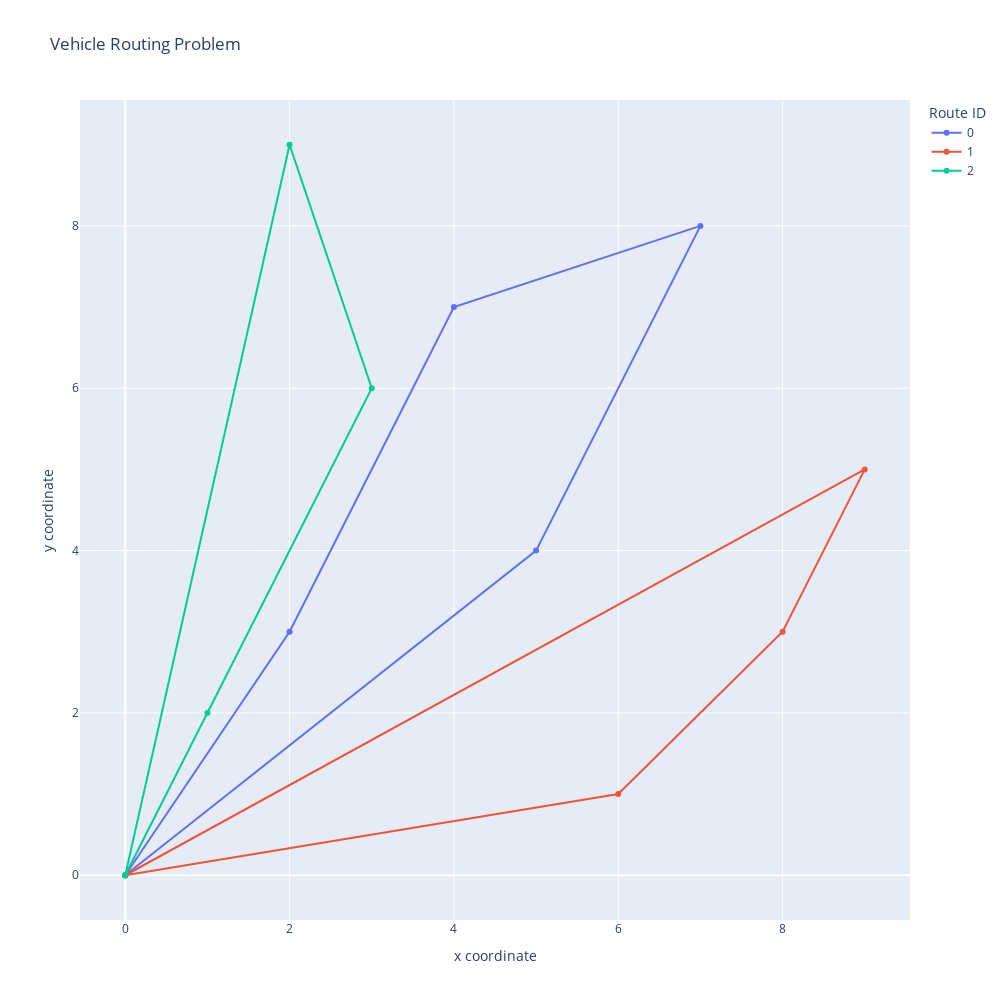

Notebook cell for this chart:
### Code cell
# solve the example problem optimaly
problem_instance = ProblemInstance.from_csv(
    file_path="instances/example.csv",
    num_vehicles=3,
    vehciel_capacity=15,
)
opt_solution = get_opt_solution(problem_instance)
print(opt_solution)
opt_solution.visualize()

### Figure 1 — Plotly figure (JSON) as saved in the notebook; plotly's stock layout.template omitted (floating-point values rounded to 4 significant figures)
{"data": [{"customdata": [["Depot", "ExhaustiveHeuristic"], ["1", "ExhaustiveHeuristic"], ["7", "ExhaustiveHeuristic"], ["4", "ExhaustiveHeuristic"], ["2", "ExhaustiveHeuristic"], ["Depot", ""]], "hovertemplate": "<b>%{hovertext}</b><br><br>Route ID=0<br>x coordinate=%{x}<br>y coordinate=%{y}<br>Location ID=%{customdata[0]}<br>Generation Model=%{customdata[1]}<extra></extra>", "hovertext": [0, 0, 0, 0, 0, 0], "legendgroup": "0", "line": {"color": "#636efa", "dash": "solid"}, "marker": {"symbol": "circle"}, "mode": "lines+markers", "name": "0", "orientation": "v", "showlegend": true, "type": "scatter", "x": [0, 2, 4, 7, 5, 0], "xaxis": "x", "y": [0, 3, 7, 8, 4, 0], "yaxis": "y"}, {"customdata": [["Depot", "ExhaustiveHeuristic"], ["6", "ExhaustiveHeuristic"], ["8", "ExhaustiveHeuristic"], ["9", "ExhaustiveHeuristic"], ["Depot", ""]], "hovertemplate": "<b>%{hovertext}</b><br><br>Route ID=1<br>x coordinate=%{x}<br>y coordinate=%{y}<br>Location ID=%{customdata[0]}<br>Generation Model=%{customdata[1]}<extra></extra>", "hovertext": [1, 1, 1, 1, 1], "legendgroup": "1", "line": {"color": "#EF553B", "dash": "solid"}, "marker": {"symbol": "circle"}, "mode": "lines+markers", "name": "1", "orientation": "v", "showlegend": true, "type": "scatter", "x": [0, 6, 8, 9, 0], "xaxis": "x", "y": [0, 1, 3, 5, 0], "yaxis": "y"}, {"customdata": [["Depot", "ExhaustiveHeuristic"], ["3", "ExhaustiveHeuristic"], ["5", "ExhaustiveHeuristic"], ["10", "ExhaustiveHeuristic"], ["Depot", ""]], "hovertemplate": "<b>%{hovertext}</b><br><br>Route ID=2<br>x coordinate=%{x}<br>y coordinate=%{y}<br>Location ID=%{customdata[0]}<br>Generation Model=%{customdata[1]}<extra></extra>", "hovertext": [2, 2, 2, 2, 2], "legendgroup": "2", "line": {"color": "#00cc96", "dash": "solid"}, "marker": {"symbol": "circle"}, "mode": "lines+markers", "name": "2", "orientation": "v", "showlegend": true, "type": "scatter", "x": [0, 1, 3, 2, 0], "xaxis": "x", "y": [0, 2, 6, 9, 0], "yaxis": "y"}], "layout": {"height": 1000, "legend": {"title": {"text": "Route ID"}, "tracegroupgap": 0}, "title": {"text": "Vehicle Routing Problem"}, "width": 1000, "xaxis": {"anchor": "y", "domain": [0, 1], "title": {"text": "x coordinate"}}, "yaxis": {"anchor": "x", "domain": [0, 1], "title": {"text": "y coordinate"}}}}
